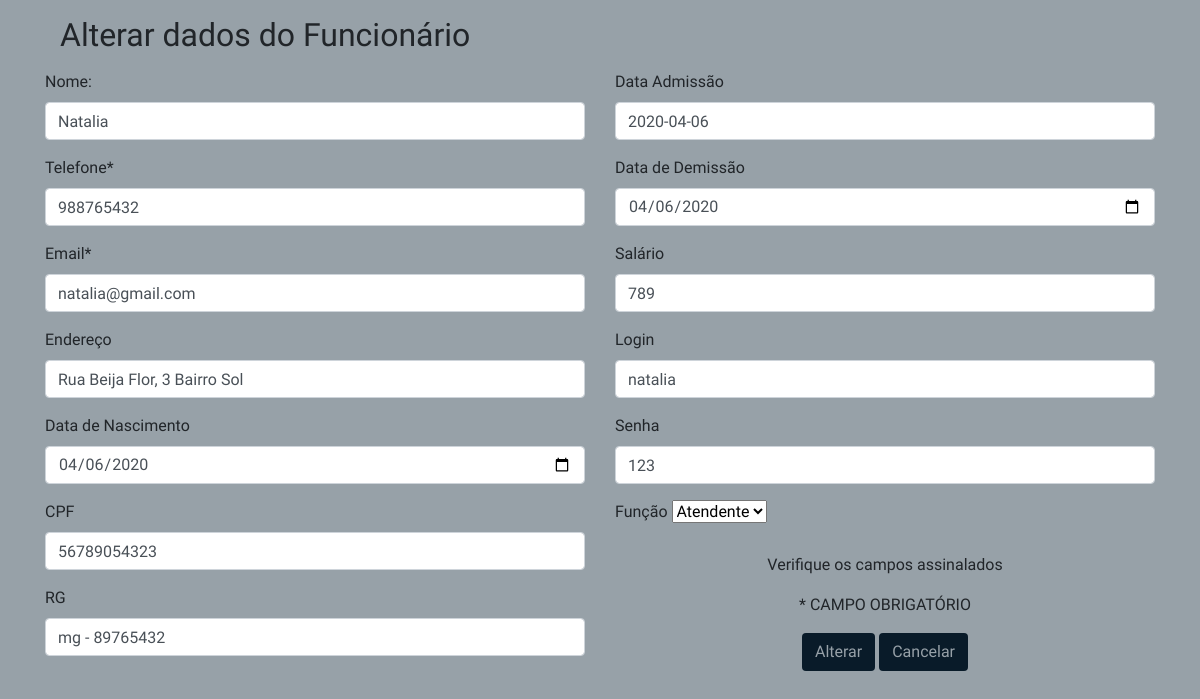
The app's page /edita_funcionarios.php?idFuncionario=1, older data.
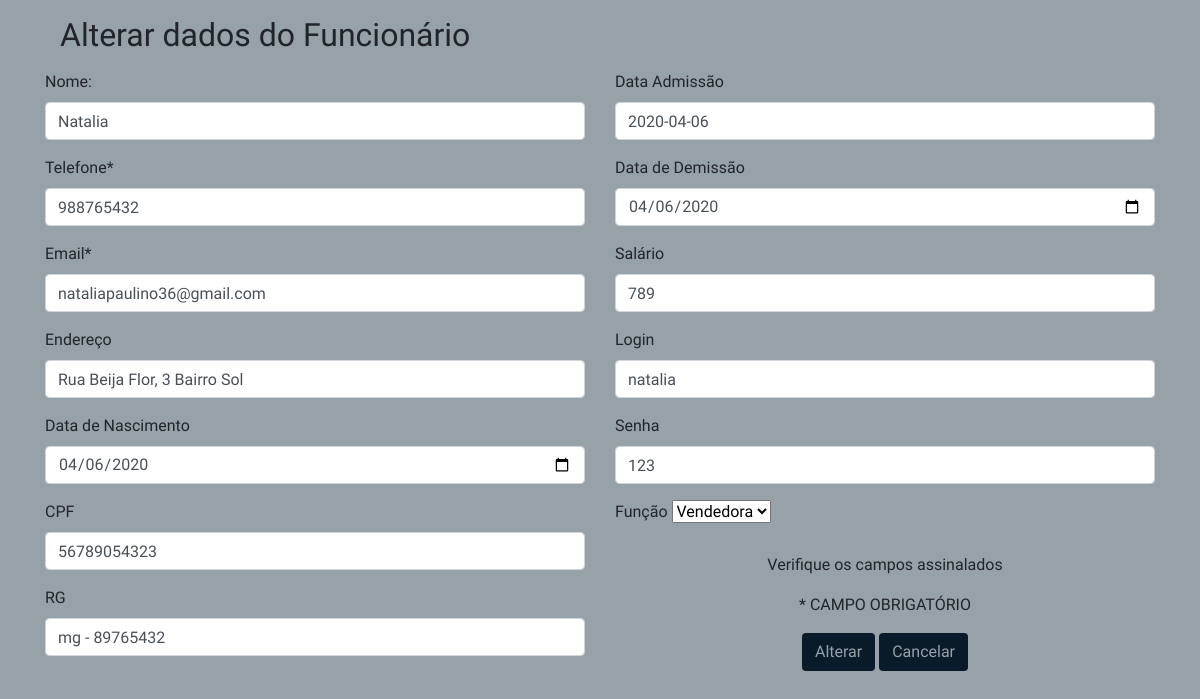
The same page, newer data.
### tables this page shows
CREATE TABLE IF NOT EXISTS `funcionarios` (
  `idFuncionario` int(11) NOT NULL AUTO_INCREMENT,
  `nome` varchar(150) NOT NULL,
  `telefone` varchar(45) NOT NULL,
  `email` varchar(45) NOT NULL,
  `endereco` varchar(45) NOT NULL,
  `dataNascimento` date NOT NULL,
  `cpf` varchar(20) NOT NULL,
  `rg` varchar(20) NOT NULL,
  `dataAdmissao` date NOT NULL,
  `dataDemissao` date DEFAULT NULL,
  `salario` float NOT NULL,
  `login` varchar(45) NOT NULL,
  `senha` varchar(45) NOT NULL,
  `Funcao_idFuncao` int(11) NOT NULL,
  PRIMARY KEY (`idFuncionario`),
  KEY `fk_Funcionarios_Funcao1_idx` (`Funcao_idFuncao`),
  CONSTRAINT `fk_Funcionarios_Funcao1` FOREIGN KEY (`Funcao_idFuncao`) REFERENCES `funcao` (`idFuncao`) ON DELETE NO ACTION ON UPDATE NO ACTION
);

### edita_funcionarios.php (the view, shortened to what this page needs)
<!DOCTYPE html>
<html>
<head>
  <link rel="stylesheet" href="css/bootstrap.css">
	<link rel="stylesheet" href="css/all.css">
	<link rel="stylesheet" href="css/estilo.css">
</head>
<?php
	$idFuncionario = $_GET["idFuncionario"];
	include "funcoesbd.php";
	$conexao = conecta_bd();
	$dados = consulta_editar_funcionario($conexao,$idFuncionario);
		$nome = $dados["nome"];
		$telefone = $dados["telefone"];
		$email = $dados["email"];
		$endereco = $dados["endereco"];
		$dataNascimento = $dados["dataNascimento"];
		$cpf = $dados["cpf"];
		$rg = $dados["rg"];
		$dataAdmissao = $dados["dataAdmissao"];
		$dataDemissao = $dados["dataDemissao"];
		$salario = $dados["salario"];
		$login = $dados["login"];
		$senha = $dados["senha"];
 ?>
<body style="background-color: #97a1a8;">
  <section id="formulario">
  	<div class="container">
  		<form action="edfuncionario_envia.php" method="post" name="form" id="form" onSubmit="return valida_dados(this)">
			<div class="col-md-12">
				<p><h2>Alterar dados do Funcionário</h2></p>
			 </div>
		<div class="row">
	<div class="col-md-6">
		 <div class="form-group">
					<label>Nome:</label>
					<input type="text" required="required" name="nome" class="form-control" value="<?php echo $nome;?>">
		</div>
		<div class="form-group">
					<label>Telefone*</label>
					<input type="text" required="required" name="telefone" class="form-control" value="<?php echo
					$telefone;?>">
        </div>
        <div class="form-group">
					<label>Email*</label>
					<input type="text" required="required" name="email" class="form-control" value="<?php echo
					$email;?>">
		</div>
		<div class="form-group">
					<label>Endereço</label>
					<input type="text" required="required" name="endereco" class="form-control" value="<?php echo
					$endereco;?>">
        </div>
        <div class="form-group">
					<label>Data de Nascimento</label>
					<input type="date" required="required" name="dataNascimento" class="form-control" value="<?php echo
					$dataNascimento;?>">
		</div>
		<div class="form-group">
					<label>CPF</label>
					<input type="text" required="required" name="cpf" class="form-control" value="<?php echo
					$cpf;?>">
        </div>
        <div class="form-group">
					<label>RG</label>
					<input type="text" required="required" name="rg" class="form-control" value="<?php echo
					$rg;?>">
        </div>
    </div>
 		<div class="col-md-6">
 			<div class="form-group">
					<label>Data Admissão</label>
					<input type="text" required="required" name="dataAdmissao" class="form-control" value="<?php echo
					$dataAdmissao;?>">
        </div>
		<div class="form-group">
					<label>Data de Demissão</label>
					<input type="date" required="required" name="dataDemissao" class="form-control" value="<?php echo
					$dataDemissao;?>">
		</div>
		<div class="form-group">
					<label>Salário</label>
					<input type="text" required="required" name="salario" class="form-control" value="<?php echo
					$salario;?>">
        </div>
        <div class="form-group">
					<label>Login</label>
					<input type="text" required="required" name="login" class="form-control" value="<?php echo
					$login;?>">
        </div>
        <div class="form-group">
					<label>Senha</label>
					<input type="text" required="required" name="senha" class="form-control" value="<?php echo
					$senha;?>">
        </div>
        <div class="form-group">
					<label>Função</label>
					<select name="funcao">
						<?php
							$sql = "select * from funcao";
							$resultado_funcao = mysqli_query($conn, $sql);
							while( $dados = mysqli_fetch_array($resultado_funcao)){
								$codigo = $dados['idFuncao'];
								$funcao = $dados['nome'];
								echo "<option value=$codigo>$funcao</option>";
							}
						?>
					</select>
		</div>
			<div class="col-md-6 text-center mx-auto d-block" style="padding-top: 5px;">
								<p>Verifique os campos assinalados</p>
								<p>* CAMPO OBRIGATÓRIO</p>
			<input type="submit" class="btn" value="Alterar" class="botao" style="background-color: #091b29; color:#97a1a8; ">
			<input type="reset" class="btn" name="cancelar" value="Cancelar" class="botao" onclick="javascript: location.href='funcionario.php';" style="background-color: #091b29; color:#97a1a8; ">
			</div>
	</div>
	</div>
	</form>
	</div>
</section>
</body>
</html>

Row changes from the older to the newer data that the page shows:
changed funcionarios "Natalia": email "natalia@gmail.com" → "nataliapaulino36@gmail.com"
Text that changed along with them:
form field funcao: "Atendente" → "Vendedora"
